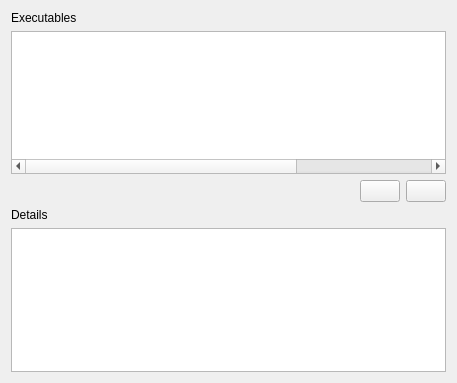
<?xml version="1.0" encoding="UTF-8"?>
<ui version="4.0">
 <class>SimulationManagerPrefWidget</class>
 <widget class="QWidget" name="SimulationManagerPrefWidget">
  <property name="geometry">
   <rect>
    <x>0</x>
    <y>0</y>
    <width>457</width>
    <height>383</height>
   </rect>
  </property>
  <property name="windowTitle">
   <string>Sim Execution</string>
  </property>
  <layout class="QVBoxLayout" name="verticalLayout">
   <item>
    <widget class="QLabel" name="label_2">
     <property name="text">
      <string>Executables</string>
     </property>
    </widget>
   </item>
   <item>
    <widget class="QTableWidget" name="simList">
     <property name="editTriggers">
      <set>QAbstractItemView::NoEditTriggers</set>
     </property>
     <property name="showGrid">
      <bool>false</bool>
     </property>
     <property name="gridStyle">
      <enum>Qt::NoPen</enum>
     </property>
     <property name="columnCount">
      <number>3</number>
     </property>
     <attribute name="horizontalHeaderVisible">
      <bool>false</bool>
     </attribute>
     <attribute name="horizontalHeaderDefaultSectionSize">
      <number>200</number>
     </attribute>
     <attribute name="horizontalHeaderStretchLastSection">
      <bool>true</bool>
     </attribute>
     <attribute name="verticalHeaderVisible">
      <bool>false</bool>
     </attribute>
     <column/>
     <column/>
    </widget>
   </item>
   <item>
    <layout class="QHBoxLayout" name="horizontalLayout">
     <item>
      <spacer name="horizontalSpacer">
       <property name="orientation">
        <enum>Qt::Horizontal</enum>
       </property>
       <property name="sizeHint" stdset="0">
        <size>
         <width>40</width>
         <height>20</height>
        </size>
       </property>
      </spacer>
     </item>
     <item>
      <widget class="QPushButton" name="mAdd">
       <property name="text">
        <string/>
       </property>
      </widget>
     </item>
     <item>
      <widget class="QPushButton" name="mRemove">
       <property name="text">
        <string/>
       </property>
      </widget>
     </item>
    </layout>
   </item>
   <item>
    <widget class="QLabel" name="label">
     <property name="text">
      <string>Details</string>
     </property>
    </widget>
   </item>
   <item>
    <widget class="QTableWidget" name="simDetails">
     <property name="showGrid">
      <bool>false</bool>
     </property>
     <property name="gridStyle">
      <enum>Qt::NoPen</enum>
     </property>
     <property name="columnCount">
      <number>2</number>
     </property>
     <attribute name="horizontalHeaderVisible">
      <bool>false</bool>
     </attribute>
     <attribute name="verticalHeaderVisible">
      <bool>false</bool>
     </attribute>
     <attribute name="verticalHeaderStretchLastSection">
      <bool>false</bool>
     </attribute>
     <column/>
     <column/>
    </widget>
   </item>
  </layout>
 </widget>
 <resources/>
 <connections/>
</ui>
